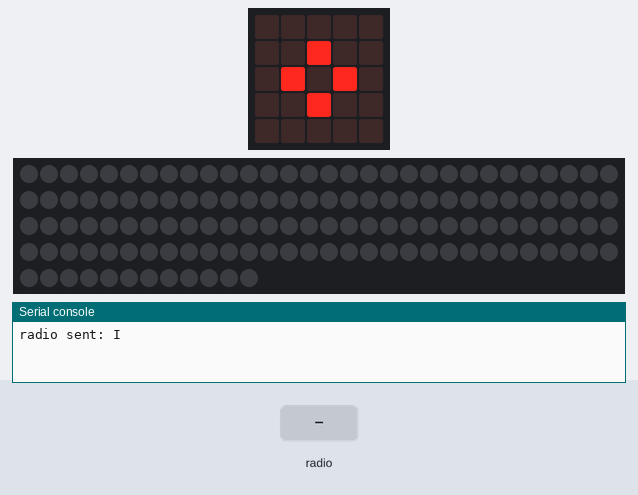
This program was run on a simulated BBC micro:bit (MakeCode). On the bench: the board's 5×5 LED display, 132 RGB LEDs in strip order, left to right, continuing on the next row, the last lines printed to the serial console. The test bench sets the inputs (shaded band). Dim RGB values are drawn brighter than linear; random numbers come from a fixed seed; no radio messages arrive unless stated (any console line starting 'radio sent:' is added by the test bench).

Above: at 2.3 s.
2.4 s: radio message "B" arrives
At 5.45 s:
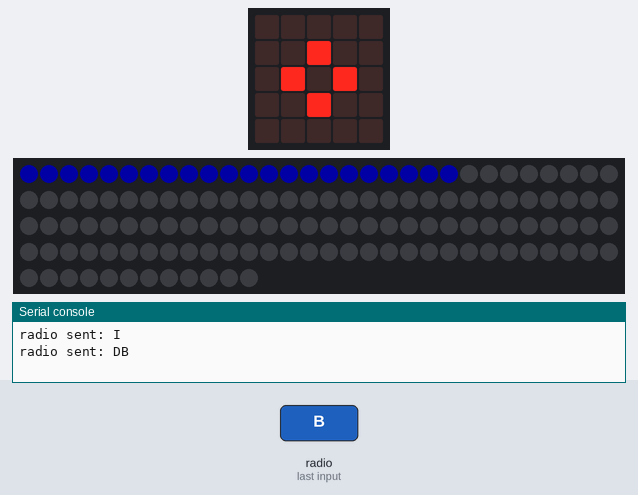
At 20.7 s:
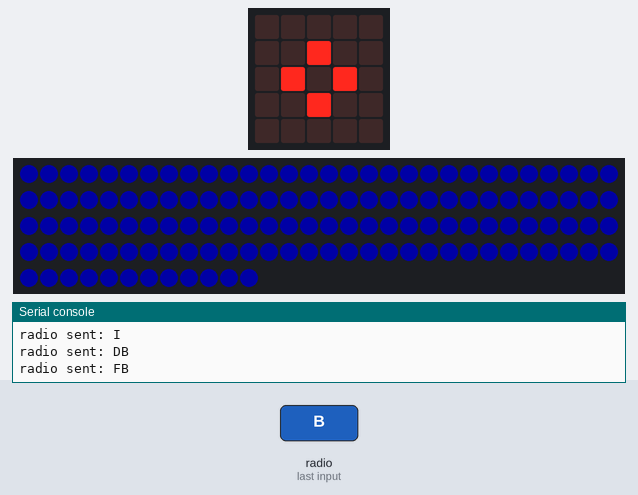

The program:

main.ts
```typescript
radio.onReceivedString(function (receivedString) {
    msg = receivedString
})
let PauseAlea = 0
let etat_suivant = 0
let etat = 0
let msg_lu = ""
let msg = ""
radio.setGroup(1)
let nbLeds = 132
let dureeMontee = 11000
let delai_rouge = 60000
let debut_rouge = 0
let strip = neopixel.create(DigitalPin.P1, nbLeds, NeoPixelMode.RGB)
let pauseEntreLeds = dureeMontee / nbLeds
let _millis = control.millis()
basic.pause(500)
strip.showColor(neopixel.colors(NeoPixelColors.Black))
basic.pause(10)
strip.setBrightness(40)
basic.pause(10)
strip.show()
basic.pause(10)
radio.sendString("I")
basic.showIcon(IconNames.SmallDiamond)
basic.forever(function () {
    msg_lu = ""
    etat = etat_suivant
    msg_lu = msg
    msg = ""
    _millis = control.millis()
    if (etat == 1) {
        strip.showColor(neopixel.colors(NeoPixelColors.Black))
        basic.pause(10)
        strip.show()
        basic.pause(10)
        for (let index = 0; index < nbLeds; index++) {
            strip.shift(1)
            strip.setPixelColor(0, neopixel.colors(NeoPixelColors.Blue))
            basic.pause(50)
            strip.show()
            basic.pause(pauseEntreLeds)
        }
    } else if (etat == 2) {
        strip.showColor(neopixel.colors(NeoPixelColors.Blue))
        strip.show()
    } else if (etat == 3) {
        strip.showColor(neopixel.colors(NeoPixelColors.Red))
        basic.pause(10)
        strip.show()
    } else if (etat == 4) {
        strip.showColor(neopixel.colors(NeoPixelColors.Red))
        basic.pause(10)
        strip.show()
    } else if (etat == 5) {
        for (let index = 0; index < 10; index++) {
            PauseAlea = randint(20, 200)
            strip.setBrightness(PauseAlea)
            PauseAlea = randint(50, 100)
            strip.showColor(neopixel.colors(NeoPixelColors.White))
            basic.pause(PauseAlea)
            strip.showColor(neopixel.colors(NeoPixelColors.Black))
            PauseAlea = randint(100, 500)
            basic.pause(PauseAlea)
        }
    } else if (etat == 6) {
        strip.showColor(neopixel.colors(NeoPixelColors.Black))
        basic.pause(10)
        strip.show()
        basic.pause(2000)
    }
    if (etat == 0) {
        if (msg_lu == "B") {
            etat_suivant = 1
            radio.sendString("DB")
        }
    } else if (etat == 1) {
        etat_suivant = 2
        radio.sendString("FB")
    } else if (etat == 2) {
        if (msg_lu == "LR") {
            etat_suivant = 3
            radio.sendString("DR")
            debut_rouge = _millis
        }
    } else if (etat == 3) {
        if (_millis - debut_rouge >= delai_rouge) {
            etat_suivant = 4
            radio.sendString("FLR")
        }
    } else if (etat == 4) {
        if (msg_lu == "SR") {
            etat_suivant = 5
            radio.sendString("ST")
        }
    } else if (etat == 5) {
        if (msg_lu == "A") {
            etat_suivant = 6
        }
    } else if (etat == 6) {

    }
})
```

test.ts
```typescript
// les tests vont ici ; cela ne sera pas compilé si ce paquet est utilisé en tant qu'extension.
```
